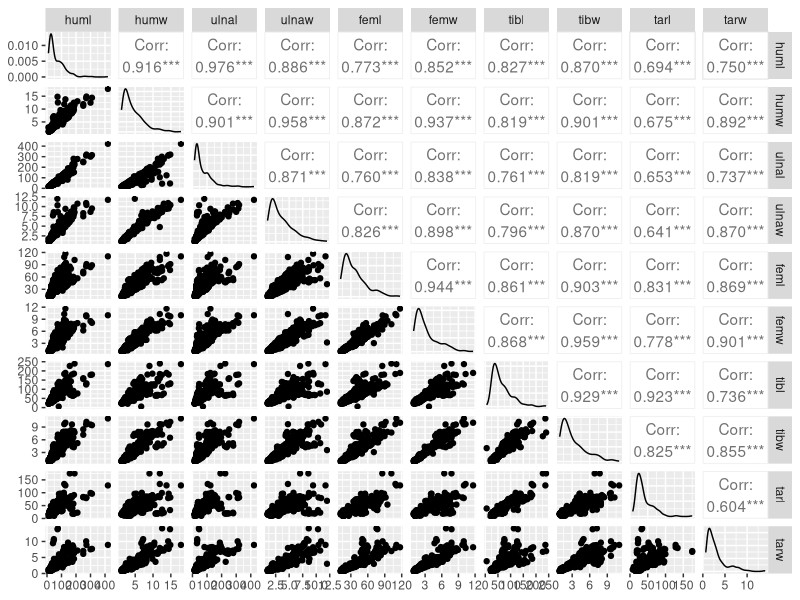
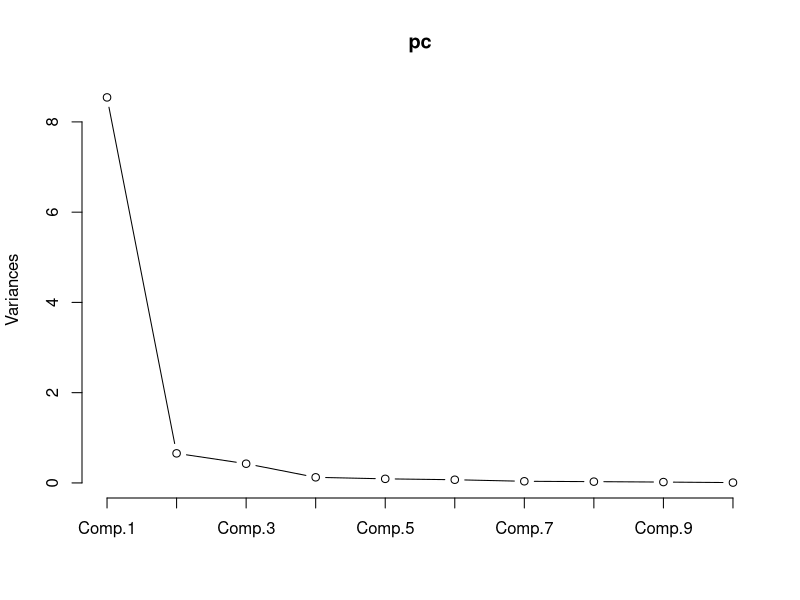
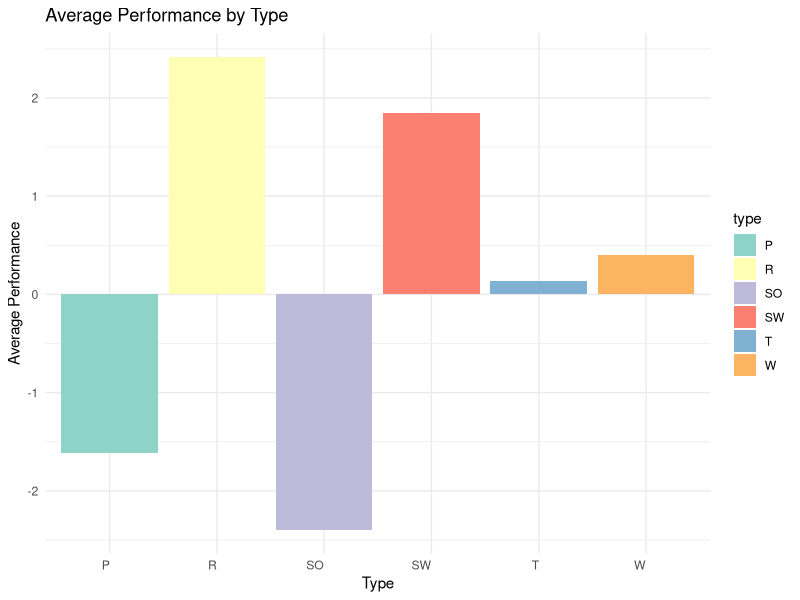

These charts were generated, in order, by the following R code:
#Principal Component Analysis Assignment
#Marina Nikon

#BACKGROUND:
#Birds belonging to different ecological groups have different appearances:
#flying birds have strong wings and wading birds have long legs. Their 
#living habits are somewhat reflected in their bones' shapes.

#As data scientists we may think of examining the underlying relationship 
#between sizes of bones and ecological groups, and recognising birds' 
#ecological groups by their bones' shapes.

#Each bird is represented by 10 measurements (features):
#Length and Diameter of Humerus
#Length and Diameter of Ulna
#Length and Diameter of Femur
#Length and Diameter of Tibiotarsus
#Length and Diameter of Tarsometatarsus

#All measurements are continuous float numbers (mm). The skeletons of this dataset are collections of Natural History Museum of Los Angeles County. They belong to 21 orders, 153 genera, 245 species.

#Each bird has a label for its ecological group:
#SW: Swimming Birds
#W: Wading Birds
#T: Terrestrial Birds
#R: Raptors
#P: Scansorial Birds 
#SO: Singing Birds


#Install the packages if required and call for the corresponding library
library(ggplot2) # for plots
library(GGally) # for plots
library(dplyr) # for data cleaning and data management


#QUESTIONS:
#Import ‘Bird’ data in R.
# Load the data
birds<-read.csv("Bird.csv", header = TRUE)
head(birds) # View first 6 rows
dim(birds) # Check the dimension of the dataset
summary(birds) #Summarizing data and checking for missing values
str(birds) # Check the structure of the dataset
anyNA(birds) # Check for missing values
#birds <- na.omit(birds)

#Observations:
#There are no missing values and all skeletal measurements are numeric


#2 Summarise bird type using Principal Component Analysis. How many principal components
#are required to explain maximum variation in the data? Interpret the component.

# Drop the 'id' and 'type' columns as they are not needed for PCA
pca_birds<-subset(birds,select = -c(id,type))
cor(pca_birds)
#Observations:
#There is a positive, strong (and moderate with Tarsometatarsus's length)
#correlation between all the measurements)


# Create a pair plot
ggpairs(pca_birds)
#Observations:
#Most of the scatter plots show an upward trend, which means that 
#there is a strong, positive correlation between them.


#PCA for Dimensionality Reduction
# Standardize the data by scaling it
pca_birds<-data.frame(scale(pca_birds))

# Run PCA on data
pc<-princomp(formula=~.,data=pca_birds, cor=T)

# Check summary of PCA output
summary(pc)
#Observations:
#The 1st principal component is holding 85% variance. The 1st and 2nd  principal
#components together will give 92%. The first two principal components are good 
#enough to have the maximum variability of the data. This implies that a limited 
#number of principal components effectively represent the majority of the data’s
#variability. Data redaction is achieved. 


#component loadings
pc$loadings


#3 Store the principal component scores as a new variable.
#PCA-derived Scores
# Assign the values of the first principal component (Comp.1) as a new 'performance' column in the original data
birds$performance<-pc$score[,1]
head(birds)
#Observations:
#Higher the value, better is the performance of the bird's type


#Scree Plot depicting principal components against their respective variances
plot(pc, type="lines")
#Observations:
#Two principal component are sufficient (from ten independent variables)
#in explaining the maximum variation


#4 Find average values of the new variable for each bird type and interpret the results.
#Summarizing performance by type
# Group the data by type and calculate the average performance for each type
summary_pc_type<-birds %>%
  group_by(type) %>%
  summarize(performance = round(mean(performance),3))%>%
  as.data.frame()
print(summary_pc_type)
#Observations:
#  type performance
#1    P      -1.615
#2    R       2.418
#3   SO      -2.399
#4   SW       1.842
#5    T       0.139
#6    W       0.405


# Create a bar graph using the specified color palette
ggplot(summary_pc_type, aes(x = type, y = performance, fill = type)) +
  geom_bar(stat = "identity") +
  labs(title = "Average Performance by Type", x = "Type", y = "Average Performance") +
  theme_minimal() +
  theme(axis.text.x = element_text(angle = 0, hjust = 1)) +
  scale_fill_brewer(palette = "Set3")
#Observations:
#Raptors have highest performance score 2.418
